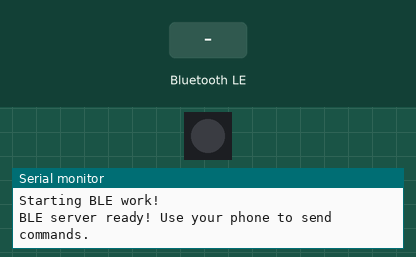
Simulated run of this sketch. Board: ESP32-S3. On the bench: 1 RGB LEDs in strip order, left to right, the last lines printed to the serial monitor. The test bench sets the inputs (shaded band). Dim RGB values are drawn brighter than linear; nothing arrives over Bluetooth unless stated; a phone connects over Bluetooth LE 3 s after start.

Above: at 1.2 s.
1.3 s: Bluetooth LE write "run" received
At 2.5 s:
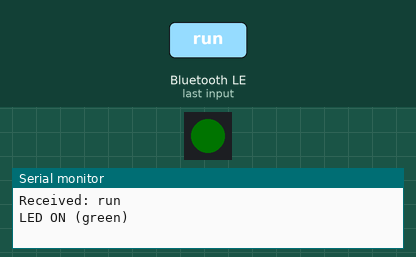
2.8 s: Bluetooth LE write "red" received
At 3.7 s:
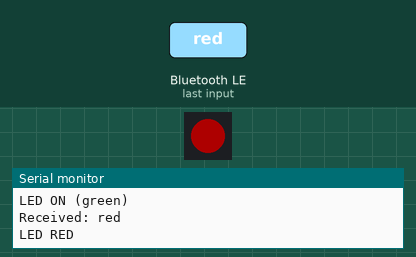
4.3 s: Bluetooth LE write "blue" received
At 4.8 s:
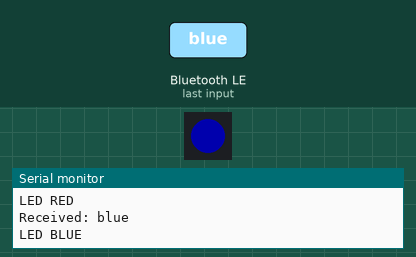
5.8 s: Bluetooth LE write "white" received
At 7.0 s:
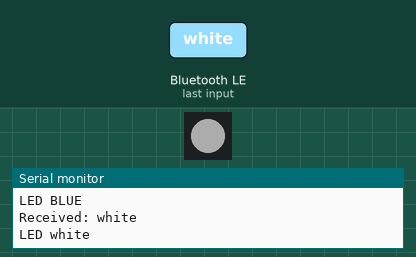
7.3 s: Bluetooth LE write "yellow" received
At 8.3 s:
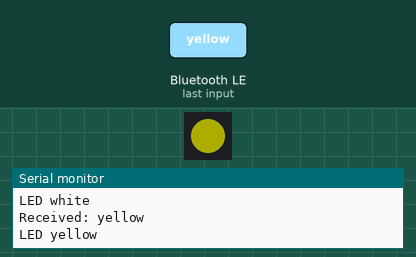
8.8 s: Bluetooth LE write "green" received
At 9.5 s:
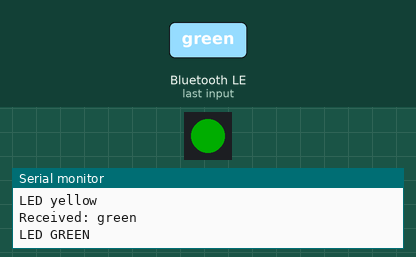
Timing chart, 0 to 11.3 s (numbered marks = the images above; inputs shaded):
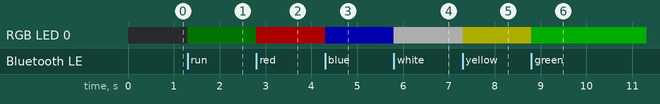

Measured:
- after the input at 1.3 s, RGB LED 0: off → RGB(0, 1, 0) at once
- after the input at 2.8 s, RGB LED 0: RGB(0, 1, 0) → RGB(50, 0, 0) at once
- after the input at 4.3 s, RGB LED 0: RGB(50, 0, 0) → RGB(0, 0, 50) at once
- after the input at 5.8 s, RGB LED 0: RGB(0, 0, 50) → RGB(50, 50, 50) at once
- after the input at 7.3 s, RGB LED 0: RGB(50, 50, 50) → RGB(50, 50, 0) at once
- after the input at 8.8 s, RGB LED 0: RGB(50, 50, 0) → RGB(0, 50, 0) at once

The sketch:

Server.ino
```cpp
#include <Arduino.h>
#include <BLEDevice.h>
#include <BLEUtils.h>
#include <BLEServer.h>
#include <Adafruit_NeoPixel.h>

// UUIDs cho BLE
#define SERVICE_UUID        "4fafc201-1fb5-459e-8fcc-c5c9c331914b"
#define CHARACTERISTIC_UUID "beb5483e-36e1-4688-b7f5-ea07361b26a8"

// Chân LED tích hợp trên ESP32-S3 (thường là GPIO 48, thử đổi nếu không sáng)
#define LED_PIN 48
#define NUMPIXELS 1   // chỉ có 1 LED RGB tích hợp

Adafruit_NeoPixel pixels(NUMPIXELS, LED_PIN, NEO_GRB + NEO_KHZ800);

class MyCallbacks : public BLECharacteristicCallbacks {
  void onWrite(BLECharacteristic *pCharacteristic) {
    String value = pCharacteristic->getValue().c_str();
    if (value.length() > 0) {
      Serial.print("Received: ");
      Serial.println(value);

      if (value == "run") {
        pixels.setPixelColor(0, pixels.Color(0, 1, 0)); // xanh lá
        pixels.show();
        Serial.println("LED ON (green)");
      } else if (value == "stop") {
        pixels.clear();
        pixels.show();
        Serial.println("LED OFF");
      } else if (value == "red") {
        pixels.setPixelColor(0, pixels.Color(50, 0, 0));
        pixels.show();
        Serial.println("LED RED");
      } else if (value == "blue") {
        pixels.setPixelColor(0, pixels.Color(0, 0, 50));
        pixels.show();
        Serial.println("LED BLUE");
      } else if (value == "green") {
        pixels.setPixelColor(0, pixels.Color(0, 50, 0));
        pixels.show();
        Serial.println("LED GREEN");
      }
      else if (value == "white") {
        pixels.setPixelColor(0, pixels.Color(50, 50, 50));
        pixels.show();
        Serial.println("LED white");
      }
      else if (value == "yellow") {
        pixels.setPixelColor(0, pixels.Color(50, 50, 0));
        pixels.show();
        Serial.println("LED yellow");
      }
    }
  }
};

void setup() {
  Serial.begin(115200);
  pixels.begin();
  pixels.clear();
  pixels.show();

  Serial.println("Starting BLE work!");

  BLEDevice::init("ESP32S3 BLE LED");
  BLEServer *pServer = BLEDevice::createServer();
  BLEService *pService = pServer->createService(SERVICE_UUID);

  BLECharacteristic *pCharacteristic =
    pService->createCharacteristic(
      CHARACTERISTIC_UUID,
      BLECharacteristic::PROPERTY_READ |
      BLECharacteristic::PROPERTY_WRITE
    );

  pCharacteristic->setValue("Send 'run', 'stop', 'red', 'green', 'blue','all'");
  pCharacteristic->setCallbacks(new MyCallbacks());

  pService->start();

  BLEAdvertising *pAdvertising = BLEDevice::getAdvertising();
  pAdvertising->addServiceUUID(SERVICE_UUID);
  pAdvertising->setScanResponse(true);
  pAdvertising->setMinPreferred(0x06);
  pAdvertising->setMaxPreferred(0x12);
  BLEDevice::startAdvertising();

  Serial.println("BLE server ready! Use your phone to send commands.");
}

void loop() {
  delay(2000);
}
```
